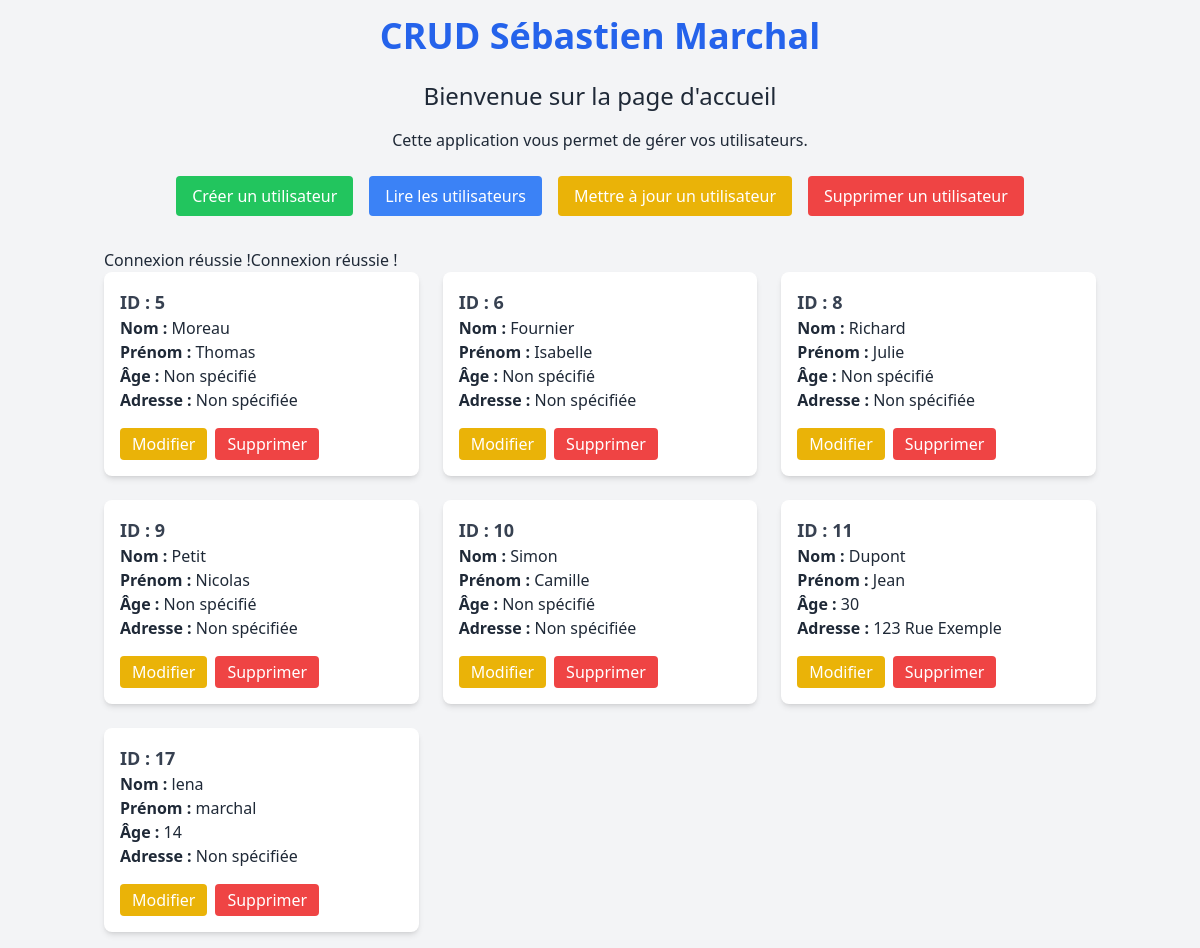
The page / on the database its author committed.
### tables this page shows
CREATE TABLE IF NOT EXISTS `utilisateurs` (
  `id` int NOT NULL AUTO_INCREMENT,
  `nom` varchar(100) NOT NULL,
  `prenom` varchar(100) NOT NULL,
  `email` varchar(255) NOT NULL,
  `mot_de_passe` varchar(255) NOT NULL,
  `date_creation` datetime NOT NULL DEFAULT CURRENT_TIMESTAMP,
  `age` int DEFAULT NULL,
  `adresse` varchar(255) DEFAULT NULL,
  PRIMARY KEY (`id`),
  UNIQUE KEY `email` (`email`)
);

### index.php (the view, shortened to what this page needs)
<!DOCTYPE html>
<html lang="fr">
<head>
    <script src="https://cdn.tailwindcss.com"></script>
</head>
<body class="bg-gray-100 text-gray-800">
    <div class="container mx-auto p-4">
        <h1 class="text-4xl font-bold text-center text-blue-600 mb-6">CRUD Sébastien Marchal</h1>
        <h2 class="text-2xl text-center mb-4">Bienvenue sur la page d'accueil</h2>
        <p class="text-center mb-6">Cette application vous permet de gérer vos utilisateurs.</p>
        <div class="flex justify-center space-x-4 mb-8">
            <a href="#" class="btn-create bg-green-500 text-white px-4 py-2 rounded hover:bg-green-600">Créer un utilisateur</a>
            <a href="?action=read" class="bg-blue-500 text-white px-4 py-2 rounded hover:bg-blue-600">Lire les utilisateurs</a>
            <a href="?action=update" class="bg-yellow-500 text-white px-4 py-2 rounded hover:bg-yellow-600">Mettre à jour un utilisateur</a>
            <a href="?action=delete" class="bg-red-500 text-white px-4 py-2 rounded hover:bg-red-600">Supprimer un utilisateur</a>
        </div>
        <?php
        require_once 'mesFonctionsSQL.php';
    require_once 'testConnection.php';
        $action = isset($_GET['action']) ? $_GET['action'] : 'read';
        if ($action === 'create' && $_SERVER['REQUEST_METHOD'] === 'POST') {
            $nom = $_POST['nom'];
            $prenom = $_POST['prenom'];
            $age = $_POST['age'] !== '' ? $_POST['age'] : null;
            $adresse = $_POST['adresse'] !== '' ? $_POST['adresse'] : null;
            $email = $_POST['email'];
            $resultat = createUser($nom, $prenom, $age, $adresse, $email);
            if ($resultat) {
                echo "<p class='text-green-500'>Utilisateur créé avec succès !</p>";
            } else {
                echo "<p class='text-red-500'>Erreur lors de la création de l'utilisateur.</p>";
            }
            header("Location: index.php");
            exit();
        } elseif ($action === 'read') {
            $utilisateurs = getAllUsers();
            if (empty($utilisateurs)) {
                echo "<p class='text-center text-gray-500'>Aucun utilisateur n'est encore inscrit dans la base de données.</p>";
            } else {
                echo "<div class='grid grid-cols-1 md:grid-cols-2 lg:grid-cols-3 gap-6'>";
                foreach ($utilisateurs as $utilisateur) {
                    ?>
                    <div class="bg-white shadow-md rounded-lg p-4">
                        <h3 class="text-lg font-bold text-gray-700">ID : <?= $utilisateur['id'] ?></h3>
                        <p><strong>Nom :</strong> <?= $utilisateur['nom'] ?></p>
<p><strong>Prénom :</strong> <?= $utilisateur['prenom'] ?></p>
<p><strong>Âge :</strong> <?= isset($utilisateur['age']) ? $utilisateur['age'] : 'Non spécifié' ?></p>
                        <p><strong>Adresse :</strong> <?= isset($utilisateur['adresse']) ? $utilisateur['adresse'] : 'Non spécifiée' ?></p>
                        <div class="mt-4 flex space-x-2">
                            <a href="#"
                               class="btn-update bg-yellow-500 text-white px-3 py-1 rounded hover:bg-yellow-600"
                               data-id="<?= $utilisateur['id'] ?>"
                               data-nom="<?= $utilisateur['nom'] ?>"
                               data-prenom="<?= $utilisateur['prenom'] ?>"
                               data-age="<?= isset($utilisateur['age']) ? $utilisateur['age'] : '' ?>"
                               data-adresse="<?= isset($utilisateur['adresse']) ? $utilisateur['adresse'] : '' ?>">
                               Modifier
                            </a>
                            <a href="?action=delete&id=<?= $utilisateur['id'] ?>" class="bg-red-500 text-white px-3 py-1 rounded hover:bg-red-600">Supprimer</a>
                        </div>
                    </div>
                    <?php
                }
                echo "</div>";
            }
        }
        ?>
        <?php
        require_once 'mesFonctionsSQL.php';
        ?>
</body>
</html>

### mesFonctionsSQL.php (shortened to what this page needs)
<?php
function getDatabaseConnection() {
    $host = 'localhost';
    $dbname = 'crud';
    $username = 'root';
    $password = '';
    try {
        $dsn = "mysql:host=$host;dbname=$dbname;charset=utf8";
        $options = [
            PDO::ATTR_ERRMODE => PDO::ERRMODE_EXCEPTION,
            PDO::ATTR_DEFAULT_FETCH_MODE => PDO::FETCH_ASSOC,
        ];
        return new PDO($dsn, $username, $password, $options);
    } catch (PDOException $e) {
        throw new Exception("Erreur de connexion : " . $e->getMessage());
    }
}
try {
    echo "Connexion réussie !";
} catch (PDOException $e) {
    echo "Erreur : " . $e->getMessage();
}
function getAllUsers() {
    try {
        $con = getDatabaseConnection();
        $requete = 'SELECT * FROM utilisateurs';
        $stmt = $con->query($requete);
        return $stmt->fetchAll();
    } catch (PDOException $e) {
        throw new Exception("Erreur lors de la récupération des utilisateurs : " . $e->getMessage());
    }
}

### testConnection.php (shortened to what this page needs)
<?php
try {
    echo "Connexion réussie !";
} catch (PDOException $e) {
    echo "Erreur : " . $e->getMessage();
}

### rows shown on the page
utilisateurs: id "5", nom "Moreau", prenom "Thomas", shows "Non spécifié", shows "Non spécifiée"
utilisateurs: id "6", nom "Fournier", prenom "Isabelle", shows "Non spécifié", shows "Non spécifiée"
utilisateurs: id "8", nom "Richard", prenom "Julie", shows "Non spécifié", shows "Non spécifiée"
utilisateurs: id "9", nom "Petit", prenom "Nicolas", shows "Non spécifié", shows "Non spécifiée"
utilisateurs: id "10", nom "Simon", prenom "Camille", shows "Non spécifié", shows "Non spécifiée"
utilisateurs: id "11", nom "Dupont", prenom "Jean", age "30", adresse "123 Rue Exemple"
utilisateurs: id "17", nom "lena", prenom "marchal", age "14", shows "Non spécifiée"
